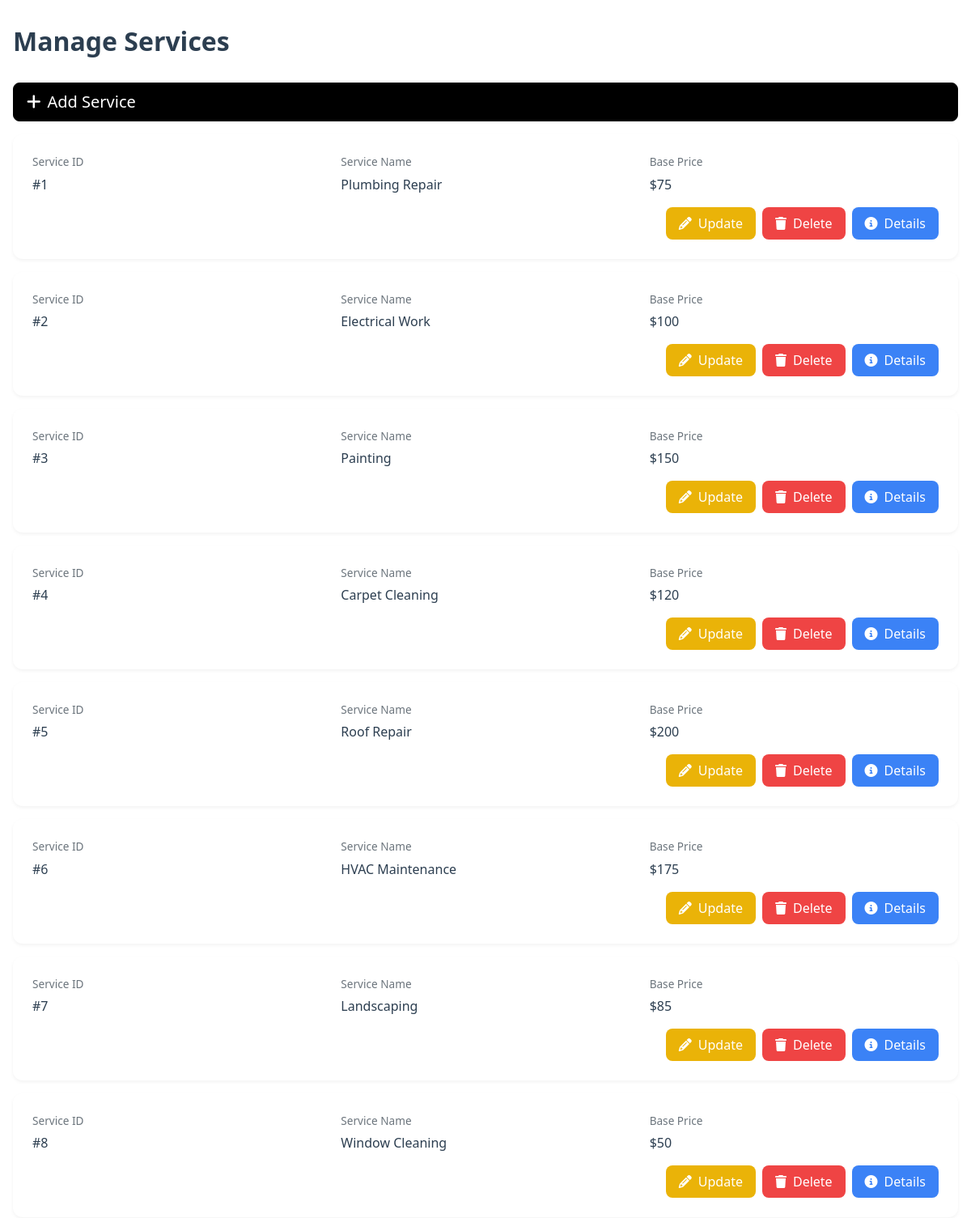
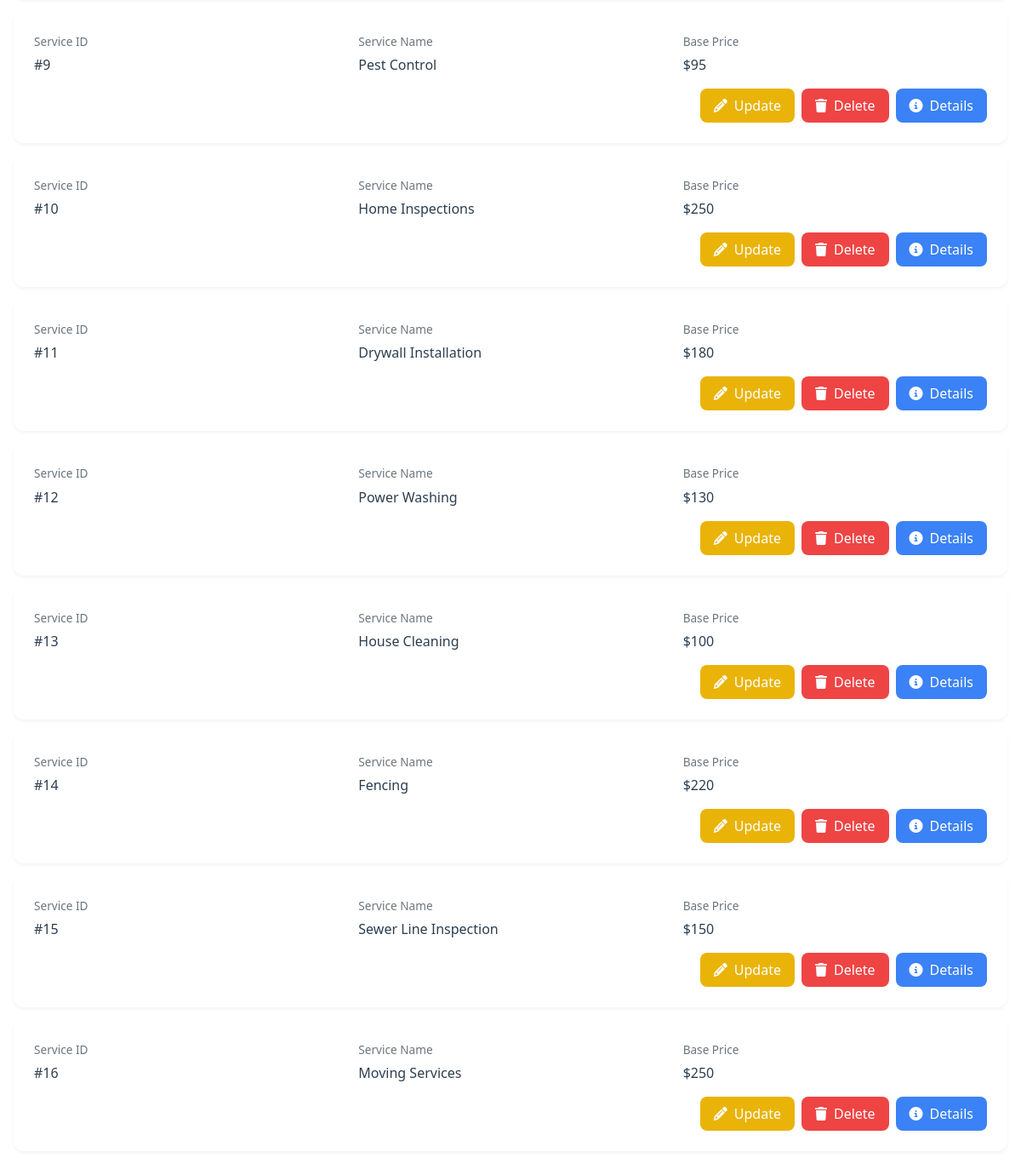
The app's page /Admin_Manage_Services.html (signed in) with its own data (2 pictures, top to bottom).
### tables this page shows
CREATE TABLE Services (
    ServiceID INTEGER PRIMARY KEY,
    ServiceName VARCHAR(255) NOT NULL,
    Description TEXT,
    BasePrice DECIMAL(10, 2) NOT NULL
);

### backend/app.py (the view, shortened to what this page needs)
@app.route('/Admin_Manage_Services.html', methods=['GET', 'POST'])
def adminManageServices():
    if 'user_type' not in session or session['user_type'] != 'admin':
        return redirect(url_for('login'))
    conn = sqlite3.connect('database.db')
    cursor = conn.cursor()
    cursor.execute("SELECT * FROM Services")
    services = cursor.fetchall()
    conn.close()
    return render_template('Admin_Manage_Services.html', services=services)

### templates/Admin_Manage_Services.html (shortened to what this page needs)
<!DOCTYPE html>
<html lang="en">
<head>
    <link href="https://cdnjs.cloudflare.com/ajax/libs/bootstrap/5.3.0/css/bootstrap.min.css" rel="stylesheet">
    <link href="https://cdnjs.cloudflare.com/ajax/libs/font-awesome/6.4.0/css/all.min.css" rel="stylesheet">
    <link rel="stylesheet" href="https://cdnjs.cloudflare.com/ajax/libs/animate.css/4.1.1/animate.min.css"/>
</head>
<body>
    <div class="dashboard-container animate__animated animate__fadeInUp">
        <h1 class="page-title">Manage Services</h1>
        <a href="/addService" class="btn add-service-btn btn-lg animate__animated animate__fadeInUp">
            <i class="fas fa-plus"></i>
            Add Service
        </a>
        {% if services %}
            {% for service in services %}
                <div class="service-card animate__animated animate__fadeInUp">
                    <div class="service-info">
                        <div class="info-group">
                            <span class="info-label">Service ID</span>
                            <span class="info-value">#{{ service[0] }}</span>
                        </div>
                        <div class="info-group">
                            <span class="info-label">Service Name</span>
                            <span class="info-value">{{ service[1] }}</span>
                        </div>
                        <div class="info-group">
                            <span class="info-label">Base Price</span>
                            <span class="info-value">${{ service[3] }}</span>
                        </div>
                    </div>
                    <div class="action-buttons">
                        <form method="POST" action="/Admin_Manage_Services.html">
                            <button type="button" class="btn btn-update" data-bs-toggle="modal" data-bs-target="#updateModal-{{ service[0] }}">
                                <i class="fas fa-pencil-alt"></i>
                                Update
                            </button>
                        </form>
                        <form method="POST" action="/Admin_Manage_Services.html">
                            <button type="submit" class="btn btn-delete" onclick="return confirm('Are you sure you want to delete this service?')">
                                <i class="fas fa-trash"></i>
                                Delete
                            </button>
                        </form>
                        <a href="/serviceDetails?service_id={{ service[0] }}" class="btn btn-details">
                            <i class="fas fa-info-circle"></i>
                            Details
                        </a>
                    </div>
                </div>
            {% endfor %}
        {% else %}
            <div class="empty-state animate__animated animate__fadeInUp">
                <i class="fas fa-tools fa-3x mb-3"></i>
                <h3>No Services Found</h3>
                <p>There are currently no services in the system.</p>
            </div>
        {% endif %}
    </div>
</body>
</html>

### templates/Admin_Manage_Services.html (style rules this page uses)
body { font-family: 'Segoe UI', Tahoma, Geneva, Verdana, sans-serif; background-image: url('static/4.jpg'); background-size: cover; background-repeat: repeat; color: black; flex-direction: column; min-height: 100vh; }
.dashboard-container { max-width: 1200px; margin: 2rem auto; padding: 0 1rem; }
.page-title { color: #2c3e50; font-weight: 600; margin-bottom: 2rem; font-size: 2rem; }
.service-card { background: white; border-radius: 12px; padding: 1.5rem; margin-bottom: 1rem; box-shadow: 0 2px 4px rgba(0,0,0,0.05); transition: transform 0.2s, box-shadow 0.2s; }
.service-info { display: grid; grid-template-columns: repeat(auto-fit, minmax(200px, 1fr)); gap: 1.5rem; margin-bottom: 1rem; }
.info-group { display: flex; flex-direction: column; }
.info-label { font-size: 0.85rem; color: #6c757d; margin-bottom: 0.3rem; font-weight: 500; }
.info-value { font-size: 1rem; color: #2c3e50; font-weight: 500; }
.action-buttons { display: flex; gap: 0.5rem; margin-top: 1rem; justify-content: flex-end; }
.btn { padding: 0.5rem 1rem; border-radius: 8px; font-weight: 500; transition: all 0.2s; display: flex; align-items: center; gap: 0.5rem; }
.btn-update { background-color: #EAB308; color: white; border: none; }
.btn-delete { background-color: #EF4444; color: white; border: none; }
.btn-details { background-color: #3B82F6; color: white; border: none; }
.add-service-btn { background-color: black; color: white; border-color: black; margin-bottom: 1rem; }

### records on screen
Services: ServiceID "1", ServiceName "Plumbing Repair", BasePrice "75"
Services: ServiceID "2", ServiceName "Electrical Work", BasePrice "100"
Services: ServiceID "3", ServiceName "Painting", BasePrice "150"
Services: ServiceID "4", ServiceName "Carpet Cleaning", BasePrice "120"
Services: ServiceID "5", ServiceName "Roof Repair", BasePrice "200"
Services: ServiceID "6", ServiceName "HVAC Maintenance", BasePrice "175"
Services: ServiceID "7", ServiceName "Landscaping", BasePrice "85"
Services: ServiceID "8", ServiceName "Window Cleaning", BasePrice "50"
Services: ServiceID "9", ServiceName "Pest Control", BasePrice "95"
Services: ServiceID "10", ServiceName "Home Inspections", BasePrice "250"
Services: ServiceID "11", ServiceName "Drywall Installation", BasePrice "180"
Services: ServiceID "12", ServiceName "Power Washing", BasePrice "130"
Services: ServiceID "13", ServiceName "House Cleaning", BasePrice "100"
Services: ServiceID "14", ServiceName "Fencing", BasePrice "220"
Services: ServiceID "15", ServiceName "Sewer Line Inspection", BasePrice "150"
Services: ServiceID "16", ServiceName "Moving Services", BasePrice "250"
